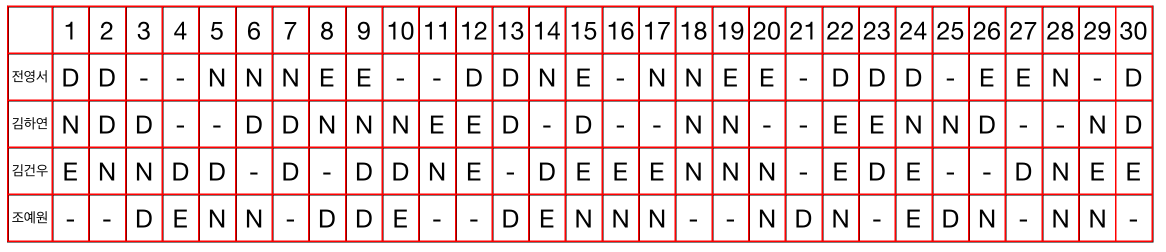
#> input picture 3-class CNN model/table_detected.png, 2331 x 503 px, given as the content of the folder sample_data/English/Fnt/Sample014, which was not available (shown at 1/2 size)
$ jupyter execute --allow-errors 'ocr최종.ipynb'   (shell and % lines are left out)
#> lines starting #> are read from the running program, lines starting #| are printed output that depends on the picture; after the words box and inside, x2 and y2 are one past the last pixel; in counts of white or black regions, pixels touching at a corner belong together; pictures that were not available may be replaced by others from this repository, and a replacement may not be noted
[cell 1]
# 1) 한 번만: 압축 풀기

[cell 2]
# ────────────────────────────────────────────────────────────────
# 0) EnglishFnt에서 D/N/E 데이터셋 자동 구축
# ────────────────────────────────────────────────────────────────
import os
from pathlib import Path
from PIL import Image
import shutil
import random

# 원본 폰트 이미지 경로
FNT_BASE = Path("sample_data/English/Fnt")
OUT_BASE = Path("dataset")
CLASS_MAP = {'Sample014': 'D', 'Sample024': 'N', 'Sample015': 'E'}

# dataset/D, dataset/N, dataset/E 폴더 생성 및 초기화
for c in ['D', 'N', 'E']:
    d = OUT_BASE / c
    if d.exists():
        shutil.rmtree(d)
    d.mkdir(parents=True, exist_ok=True)

# 클래스별로 파일 복사 (최대 2000장씩 샘플)
for sample, label in CLASS_MAP.items():
    src = FNT_BASE / sample
    dst = OUT_BASE / label
    files = list(src.glob("*.png"))
    random.shuffle(files)
    for i, f in enumerate(files[:2000]):
        img = Image.open(f).convert("L").resize((32,32))
        img.save(dst / f"{label}_{i:04d}.png")

print("✅ EnglishFnt → dataset/D,N,E 자동 구축 완료")

# ────────────────────────────────────────────────────────────────
# 1) Keras 데이터셋 로드 및 증강
# ────────────────────────────────────────────────────────────────
import tensorflow as tf
from tensorflow.keras import layers, models

IMG_SIZE    = (32, 32)
BATCH_SIZE  = 64
EPOCHS      = 20
TFLITE_PATH = "dne_classifier.tflite"
CLASS_NAMES = ["D", "N", "E"]
VALID_SPLIT = 0.2
SEED        = 42

#> (the rest of this cell did not finish here and is left out)

[cell 3]
import cv2
import numpy as np
import matplotlib.pyplot as plt
from PIL import Image
import io
from google.colab import files

img_path = "/content/schedule9.jpeg"
image = cv2.imread(img_path)

if image is None:
    raise FileNotFoundError(f"이미지를 불러올 수 없습니다: {img_path}")

image = cv2.cvtColor(image, cv2.COLOR_BGR2RGB)
#> image is the input picture: shape (503, 2331, 3); mean R, G, B 236.4, 217.9, 217.9

plt.imshow(image)
plt.title("이미지 확인")
plt.axis('off')
plt.show()

# 크기 제한 (선택사항)
max_width = 1000
if image.shape[1] > max_width:
    scale = max_width / image.shape[1]
#> scale = 0.429
    image = cv2.resize(image, None, fx=scale, fy=scale)
#> image: shape (216, 1000, 3)

gray = cv2.cvtColor(image, cv2.COLOR_RGB2GRAY)
blur = cv2.GaussianBlur(gray, (5, 5), 0)
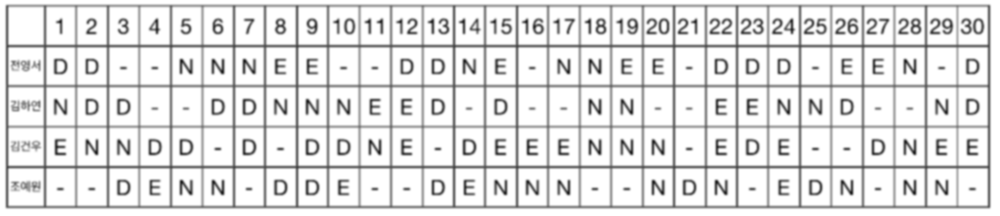
#> blur: shape (216, 1000); min 30, max 255, mean 223.3
thresh = cv2.adaptiveThreshold(
    blur, 200, cv2.ADAPTIVE_THRESH_MEAN_C, cv2.THRESH_BINARY_INV, 15, 8
)
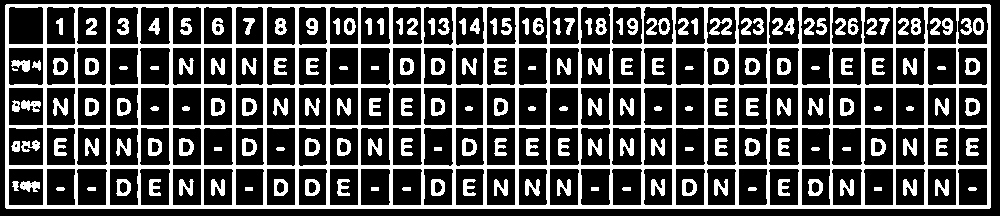
#> thresh: shape (216, 1000); values 0 (black) and 200 (white), 30.2% white; 180 white regions (1 under 20 px), largest, box (x1, y1, x2, y2) and area: (5, 4, 991, 209) 44239, (709, 18, 732, 35) 222, (242, 98, 257, 116) 172

plt.imshow(thresh, cmap='gray')
plt.title("이진화된 이미지 (Adaptive Threshold)")
plt.axis('off')
plt.show()

contours, _ = cv2.findContours(thresh, cv2.RETR_EXTERNAL, cv2.CHAIN_APPROX_SIMPLE)
#> contours = 1 item
contours = sorted(contours, key=cv2.contourArea, reverse=True)

table_contour = None
for cnt in contours:
    peri = cv2.arcLength(cnt, True)
    approx = cv2.approxPolyDP(cnt, 0.02 * peri, True)
    if len(approx) == 4:
        table_contour = approx
        break
#> this loop made 1 pass
#> (peri, table_contour) on pass 1: (2375.7, [[5, 5], [6, 208], [990, 207], [989, 4]])

if table_contour is None:
    print("❌ 표를 찾지 못했습니다.")
else:
    temp = image.copy()
    cv2.drawContours(temp, [table_contour], -1, (0, 255, 0), 3)
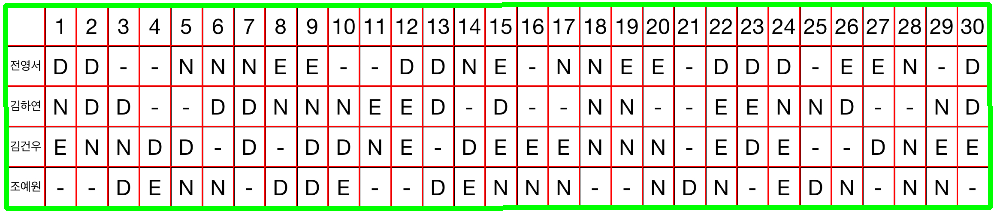
#> temp: shape (216, 1000, 3); mean R, G, B 223.2, 222.7, 208.7
    plt.imshow(temp)
    plt.title("표 외곽 검출 결과")
    plt.axis('off')
    plt.show()

def sort_points(pts):
    pts = pts.reshape(4, 2)
#> pts = [[5, 5], [6, 208], [990, 207], [989, 4]]
    rect = np.zeros((4, 2), dtype="float32")
    s = pts.sum(axis=1)
#> s = [10, 214, 1197, 993]
    rect[0] = pts[np.argmin(s)]  # top-left
    rect[2] = pts[np.argmax(s)]  # bottom-right
    diff = np.diff(pts, axis=1)
#> diff = [0, 202, -783, -985]
    rect[1] = pts[np.argmin(diff)]  # top-right
    rect[3] = pts[np.argmax(diff)]  # bottom-left
    return rect

# 정렬 좌표 계산
rect = sort_points(table_contour)
#> rect = [[5, 5], [989, 4], [990, 207], [6, 208]]
(tl, tr, br, bl) = rect
#> tl = [5, 5]; tr = [989, 4]; br = [990, 207]; bl = [6, 208]
widthA = np.linalg.norm(br - bl)
#> widthA = 984
widthB = np.linalg.norm(tr - tl)
#> widthB = 984
maxWidth = max(int(widthA), int(widthB))
#> maxWidth = 984
heightA = np.linalg.norm(tr - br)
#> heightA = 203
heightB = np.linalg.norm(tl - bl)
#> heightB = 203
maxHeight = max(int(heightA), int(heightB))
#> maxHeight = 203

# Warp
dst = np.array([[0, 0], [maxWidth - 1, 0],
                [maxWidth - 1, maxHeight - 1], [0, maxHeight - 1]], dtype="float32")
#> dst = [[0, 0], [983, 0], [983, 202], [0, 202]]
M = cv2.getPerspectiveTransform(rect, dst)
#> M = [[0.999, -0.00492, -4.97], [0.00101, 0.995, -4.98], [-3.59e-20, -1.56e-19, 1]]
warped = cv2.warpPerspective(image, M, (maxWidth, maxHeight))

plt.imshow(warped)
plt.title("Warped Image (정렬 완료)")
plt.axis('off')
plt.show()

[cell 4]
def get_table_cells(warped, skip_rows=1, skip_cols=0):
#> called with skip_rows = 1, skip_cols = 0
    gray = cv2.cvtColor(warped, cv2.COLOR_RGB2GRAY)
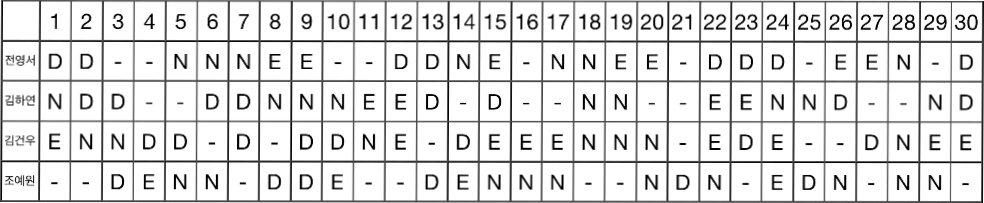
#> gray: shape (203, 984); min 0, max 255, mean 221
    _, bw = cv2.threshold(gray, 128, 255, cv2.THRESH_BINARY_INV)
#> bw: shape (203, 984); 13.6% white in thin lines or dots

    h, w = bw.shape
#> h = 203; w = 984
    hor_k = cv2.getStructuringElement(cv2.MORPH_RECT, (max(10, w//30), 1))
    ver_k = cv2.getStructuringElement(cv2.MORPH_RECT, (1, max(10, h//30)))
#> ver_k = [1, 1, 1, 1, 1, 1, 1, 1, 1, 1]

    hor = cv2.erode(bw, hor_k); hor = cv2.dilate(hor, hor_k)
#> after `hor = cv2.erode(bw, hor_k)`: hor: shape (203, 984); 3.9% white in thin lines or dots
#> after `hor = cv2.dilate(hor, hor_k)`: hor: shape (203, 984); 4% white in thin lines or dots
    ver = cv2.erode(bw, ver_k); ver = cv2.dilate(ver, ver_k)
#> after `ver = cv2.erode(bw, ver_k)`: ver: shape (203, 984); 5% white in thin lines or dots
#> after `ver = cv2.dilate(ver, ver_k)`: ver: shape (203, 984); 6.6% white in thin lines or dots

    grid = cv2.bitwise_and(hor, ver)
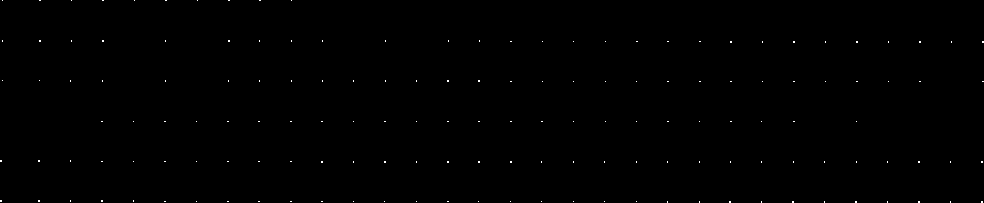
#> grid: shape (203, 984); 0.16% white in thin lines or dots
    pts = cv2.findNonZero(grid)
#> pts = contour of 325 points, box (x1, y1, x2, y2) (0, 0, 984, 203), area 14830
    ys = sorted({p[0][1] for p in pts})
#> ys = [0, 40, 41, 42, 80, 81, 121, 160, 161, 162, 200, 201, 202]
    xs = sorted({p[0][0] for p in pts})
#> xs = 72 values from 0 to 983

    def group(coords, tol=10):
#> called with tol = 10
        groups, cur = [], [coords[0]]
#> groups = []; cur = [0]
        for c in coords[1:]:
            if abs(c-cur[-1]) <= tol:
                cur.append(c)
            else:
                groups.append(cur)
                cur = [c]
#> this loop made 12 passes
#> (c, cur) on passes 1, 4, 6, 7, 10: (40, [40]), (80, [80]), (121, [121]), (160, [160]), (200, [200])
#> c on passes 2, 3, 5, 8, 9, 11: 41, 42, 81, 161, 162, 201
#> after the loop, groups = [[0], [40, 41, 42], [80, 81], [121], [160, 161, 162]]
        groups.append(cur)
        return [int(sum(g)/len(g)) for g in groups]

    y_lines = group(ys)
#> y_lines = [0, 41, 80, 121, 161, 201]
    x_lines = group(xs)
#> the loop in group (call 2), `for c in coords[1:]:` made 71 passes
#> (c, cur) on passes 3, 6, 8, 11, 13, 16, 18, 21, 24, 26, 28, 29: (38, [38]), (70, [70]), (101, [101]), (133, [133]), (164, [164]), (196, [196]), (227, [227]), (258, [258]), (290, [290]), (321, [321]), (353, [353]), (384, [384])
#> cur on passes 62, 64, 67, 69: [887], [918], [950], [981]
#> x_lines = 32 values from 1 to 982

    # ─────────────────────────────────────
    # ① 평균 셀 간격 계산
    # ─────────────────────────────────────
    x_gaps = np.diff(x_lines)
#> x_gaps = 31 values, max 38 at index 0, min 31 at index 1, mean 31.65
    mean_gap = np.median(x_gaps)  # 중간값 사용
#> mean_gap = 31
    # ─────────────────────────────────────
    # ② 너무 넓은 gap 있으면 중간에 경계 삽입
    # ─────────────────────────────────────
    new_x = [x_lines[0]]
#> new_x = [1]
    for a, b in zip(x_lines, x_lines[1:]):
        gap = b - a
        if gap > mean_gap * 1.5:
            # 중간 좌표 삽입
            new_x.append(int((a + b) // 2))
        new_x.append(b)
#> this loop made 31 passes
#> (a, b, gap) on passes 1 to 12: (1, 39, 38), (39, 70, 31), (70, 102, 32), (102, 133, 31), (133, 165, 32), (165, 196, 31), (196, 228, 32), (228, 259, 31), (259, 290, 31), (290, 321, 31), (321, 353, 32), (353, 384, 31)
#> after the loop, new_x = 32 values from 1 to 982
    x_lines = sorted(set(new_x))

    # (필요하면 y_lines에도 동일 로직 적용)

    # ─────────────────────────────────────
    # ③ 헤더 행/열만 건너뛰고 모두 사용
    # ─────────────────────────────────────
    data_ys = y_lines[skip_rows:]
#> data_ys = [41, 80, 121, 161, 201]
    data_xs = x_lines[skip_cols:]
#> data_xs = 32 values from 1 to 982

    row_ranges = [(data_ys[i],   data_ys[i+1]) for i in range(len(data_ys)-1)]
#> row_ranges = [(41, 80), (80, 121), (121, 161), (161, 201)]
    col_ranges = [(data_xs[j],   data_xs[j+1]) for j in range(len(data_xs)-1)]
#> col_ranges = 31 pairs, first value 1 to 950, second value 39 to 982
    return gray, row_ranges, col_ranges


# ─────────────────────────────────────
# 4) 셀 크롭 및 시각화/저장
# ─────────────────────────────────────
# (1) 셀 경계 검출
gray_warped, row_ranges, col_ranges = get_table_cells(warped, skip_rows=1, skip_cols=0)
#> row_ranges = [(41, 80), (80, 121), (121, 161), (161, 201)]

# (2) 각 셀 크롭 & 저장 & 시각화
n_rows, n_cols = len(row_ranges), len(col_ranges)
#> n_rows = 4; n_cols = 31
plt.figure(figsize=(n_cols*2, n_rows*2))
for i, (y1, y2) in enumerate(row_ranges):
    for j, (x1, x2) in enumerate(col_ranges):
        cell = warped[y1:y2, x1:x2]

        # 저장
        cv2.imwrite(f'cell_r{i+1}_c{j+1}.png', cv2.cvtColor(cell, cv2.COLOR_RGB2BGR))

        # 시각화
        ax = plt.subplot(n_rows, n_cols, i*n_cols + j + 1)
        plt.imshow(cell)
        plt.title(f'R{i+1}C{j+1}')
        plt.axis('off')
#> this loop made 4 passes
#> pass 1, `cv2.imwrite(f'cell_r{i+1}_c{j+1}.png', cv2.cvtColor(cell, cv2.COLOR_RG..`:
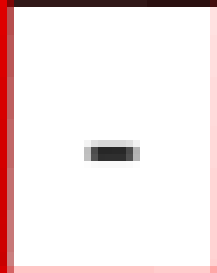
#> saved as cell_r1_c4.png: shape (39, 31, 3) (shown 7 times larger); mean B, G, R 231.2, 231.2, 244.1

plt.tight_layout()
plt.show()
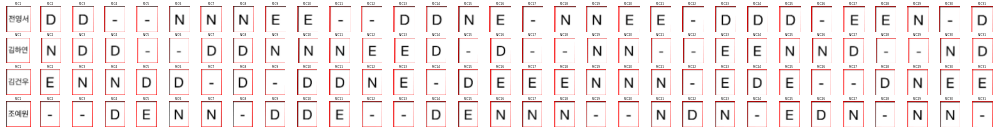
#> figure drawn by matplotlib, 124 panels

[cell 5]
def tight_crop_and_resize(cell_img, out_size=(32, 32), margin=1):
    """
    1) 이진화(threshold) 후 반전(inv) → non-zero 영역 좌표(coord) 구하기
    2) boundingRect로 (x,y,w,h) 계산 후 margin만큼 안쪽 크롭
    3) out_size로 리사이즈
    """
    if cell_img is None or cell_img.size == 0:
        return np.full(out_size, 255, dtype=np.uint8)

    _, th = cv2.threshold(cell_img, 200, 255, cv2.THRESH_BINARY)
    inv = 255 - th
    coords = cv2.findNonZero(inv)

    if coords is not None:
        x, y, w, h = cv2.boundingRect(coords)
        x1 = max(0, x + margin)
        y1 = max(0, y + margin)
        x2 = min(cell_img.shape[1], x + w - margin)
        y2 = min(cell_img.shape[0], y + h - margin)
        cropped = cell_img[y1:y2, x1:x2] if y2>y1 and x2>x1 else cell_img
    else:
        cropped = cell_img

    return cv2.resize(cropped, out_size, interpolation=cv2.INTER_AREA)

# ─────────────────────────────────────
# warped: 투시 보정된 테이블 이미지 준비되어 있다고 가정
# get_table_cells()도 이미 정의되어 있음
# ─────────────────────────────────────
gray_warped, row_ranges, col_ranges = get_table_cells(
    warped, skip_rows=1, skip_cols=1
)
#> the loop in get_table_cells (call 2), `for a, b in zip(x_lines, x_lines[1:]):` made 31 passes
#> col_ranges = 30 pairs, first value 39 to 950, second value 70 to 982

# ─────────────────────────────────────
# 셀별 전처리 & 저장 & 작은 썸네일 시각화
# ─────────────────────────────────────
n_rows, n_cols = len(row_ranges), len(col_ranges)
#> n_cols = 30
fig, axes = plt.subplots(
    n_rows,
    n_cols,
    figsize=(n_cols * 1.2, n_rows * 1.2),
    dpi=100,
    squeeze=False
)
plt.subplots_adjust(wspace=0.1, hspace=0.1)

for i, (y1, y2) in enumerate(row_ranges):
    for j, (x1, x2) in enumerate(col_ranges):
        # 원본 셀 크롭 + 그레이스케일
        cell_color = warped[y1:y2, x1:x2]
        cell_gray  = cv2.cvtColor(cell_color, cv2.COLOR_RGB2GRAY)

        # 전처리: margin 적용 크롭 + 32×32 리사이즈
        cell_pre = tight_crop_and_resize(cell_gray, out_size=(32,32), margin=1)

        # 파일로 저장 (디버깅용)
        cv2.imwrite(f'cell_r{i+1}_c{j+1}_pre.png', cell_pre)

        # 썸네일 시각화
        ax = axes[i, j]
        ax.imshow(cell_pre, cmap='gray')
        ax.set_title(f'R{i+1}C{j+1}', fontsize=8)
        ax.axis('off')
#> this loop made 4 passes
#> pass 1, in tight_crop_and_resize, `_, th = cv2.threshold(cell_img, 200, 255, cv2.THRESH_BINARY)`:
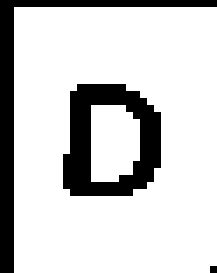
#> th: shape (39, 31) (shown 7 times larger); 80.8% white; 3 black regions (1 under 20 px), largest, box (x1, y1, x2, y2) and area: (9, 12, 23, 28) 124, (0, 0, 31, 39) 107
#> pass 1, `cv2.imwrite(f'cell_r{i+1}_c{j+1}_pre.png', cell_pre)`:
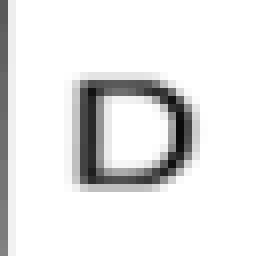
#> saved as cell_r1_c1_pre.png: shape (32, 32) (shown 8 times larger); min 11, max 255, mean 230.4

plt.show()
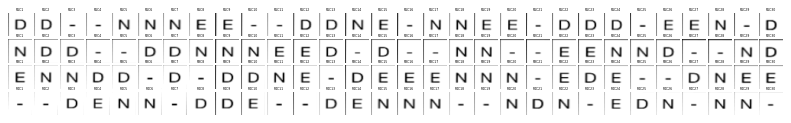
#> figure drawn by matplotlib, 120 panels
